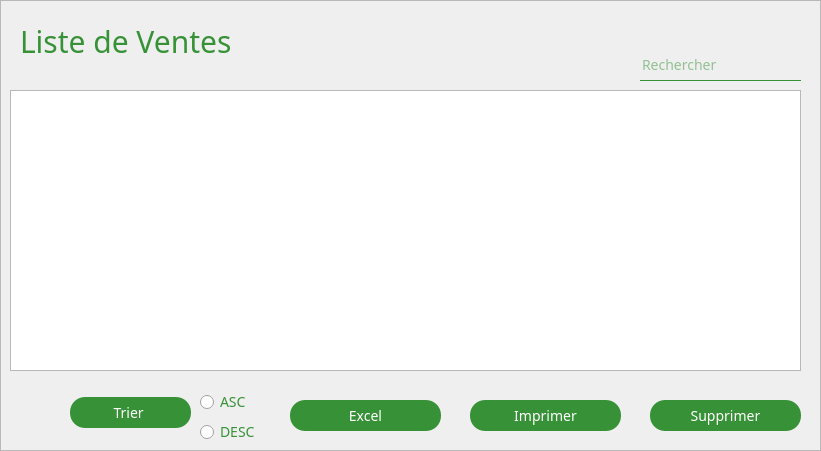
     <widget class="QFrame" name="frame_9">
      <property name="geometry">
       <rect>
        <x>510</x>
        <y>10</y>
        <width>821</width>
        <height>451</height>
       </rect>
      </property>
      <property name="styleSheet">
       <string notr="true"> *{
font-family:century gothic;
color:#379237;
border-color:#379237;
font-size:14px;}
	#frame_9{


font-family:century gothic;
    border: 1px solid #379237;
    border-radius: 30px;
border-color: lightgray;
    margin-top: 0.5em;
background : white;
}
</string>
      </property>
      <property name="frameShape">
       <enum>QFrame::StyledPanel</enum>
      </property>
      <property name="frameShadow">
       <enum>QFrame::Raised</enum>
      </property>
      <widget class="QLabel" name="label_19">
       <property name="geometry">
        <rect>
         <x>20</x>
         <y>20</y>
         <width>271</width>
         <height>41</height>
        </rect>
       </property>
       <property name="styleSheet">
        <string notr="true">*{
font: 40pt  'Oswald';font-size:30px;
color: #379237;
}</string>
       </property>
       <property name="text">
        <string>Liste de Ventes</string>
       </property>
      </widget>
      <widget class="QTableView" name="tab_vente">
       <property name="geometry">
        <rect>
         <x>10</x>
         <y>90</y>
         <width>791</width>
         <height>281</height>
        </rect>
       </property>
       <property name="styleSheet">
        <string notr="true">



QScrollBar:vertical {
    background: rgb(188, 224, 235);
            border: 0px solid #999999;
            width:10px;    

margin: 0px 0px 0px 0px;
}
 QScrollBar::handle:vertical {
    background: rgb(71, 153, 176);
          	border: 0px solid red;
            min-height: 0px;
			border-radius: 8px;

	 }
QScrollBar:horizontal {
    background: rgb(188, 224, 235);
            border: 0px solid #999999;
margin: 0px 0px 0px 0px;

}
 QScrollBar::handle:horizontal {
    background: rgb(71, 153, 176);
                     	border: 0px solid red;
            min-height: 0px;
			border-radius: 8px;
            width:10px;    


 }</string>
       </property>
       <property name="selectionMode">
        <enum>QAbstractItemView::ContiguousSelection</enum>
       </property>
       <property name="selectionBehavior">
        <enum>QAbstractItemView::SelectRows</enum>
       </property>
       <attribute name="horizontalHeaderHighlightSections">
        <bool>false</bool>
       </attribute>
      </widget>
      <widget class="QLineEdit" name="lineEdit_rech">
       <property name="geometry">
        <rect>
         <x>640</x>
         <y>50</y>
         <width>161</width>
         <height>31</height>
        </rect>
       </property>
       <property name="styleSheet">
        <string notr="true">QLineEdit
{
font-family:century gothic;
background:transparent;
border:none;
color:#379237;
border-bottom: 1px solid #379237;

}</string>
       </property>
       <property name="placeholderText">
        <string>Rechercher</string>
       </property>
      </widget>
      <widget class="QLabel" name="label_5">
       <property name="geometry">
        <rect>
         <x>770</x>
         <y>53</y>
         <width>21</width>
         <height>21</height>
        </rect>
       </property>
       <property name="styleSheet">
        <string notr="true"/>
       </property>
       <property name="text">
        <string/>
       </property>
       <property name="pixmap">
        <pixmap resource="resources.qrc">:/img/img/chercher.png</pixmap>
       </property>
       <property name="scaledContents">
        <bool>true</bool>
       </property>
      </widget>
      <widget class="QPushButton" name="pb_supprimer">
       <property name="geometry">
        <rect>
         <x>650</x>
         <y>400</y>
         <width>151</width>
         <height>31</height>
        </rect>
       </property>
       <property name="styleSheet">
        <string notr="true">QPushButton{
background: #379237;
color: white;
border-radius:15px;}  
QPushButton:hover
{
    border: 1px solid #379237;
color:  #379237;
border-radius:15px;
background: white;}  </string>
       </property>
       <property name="text">
        <string>Supprimer</string>
       </property>
      </widget>
      <widget class="QPushButton" name="pb_pdf">
       <property name="geometry">
        <rect>
         <x>470</x>
         <y>400</y>
         <width>151</width>
         <height>31</height>
        </rect>
       </property>
       <property name="styleSheet">
        <string notr="true">QPushButton{
background: #379237;
color: white;
border-radius:15px;}  
QPushButton:hover
{
    border: 1px solid #379237;
color:  #379237;
border-radius:15px;
background: white;}  </string>
       </property>
       <property name="text">
        <string>Imprimer</string>
       </property>
      </widget>
      <widget class="QLabel" name="label_13">
       <property name="geometry">
        <rect>
         <x>10</x>
         <y>390</y>
         <width>51</width>
         <height>51</height>
        </rect>
       </property>
       <property name="text">
        <string/>
       </property>
       <property name="pixmap">
        <pixmap resource="resources.qrc">:/img/img/sort.png</pixmap>
       </property>
       <property name="scaledContents">
        <bool>true</bool>
       </property>
      </widget>
      <widget class="QPushButton" name="pb_excel">
       <property name="geometry">
        <rect>
         <x>290</x>
         <y>400</y>
         <width>151</width>
         <height>31</height>
        </rect>
       </property>
       <property name="styleSheet">
        <string notr="true">QPushButton{
background: #379237;
color: white;
border-radius:15px;}  
QPushButton:hover
{
    border: 1px solid #379237;
color:  #379237;
border-radius:15px;
background: white;}  </string>
       </property>
       <property name="text">
        <string>Excel</string>
       </property>
      </widget>
      <widget class="QPushButton" name="pb_trier">
       <property name="geometry">
        <rect>
         <x>70</x>
         <y>397</y>
         <width>121</width>
         <height>31</height>
        </rect>
       </property>
       <property name="font">
        <font>
         <family>century gothic</family>
         <pointsize>-1</pointsize>
         <weight>50</weight>
         <italic>false</italic>
         <bold>false</bold>
        </font>
       </property>
       <property name="styleSheet">
        <string notr="true">QPushButton{
background: #379237;
color: white;
border-radius:15px;}  
QPushButton:hover
{
    border: 1px solid #379237;
color:  #379237;
border-radius:15px;
background: white;}  </string>
       </property>
       <property name="text">
        <string>Trier </string>
       </property>
      </widget>
      <widget class="QRadioButton" name="croisssant_">
       <property name="geometry">
        <rect>
         <x>200</x>
         <y>390</y>
         <width>61</width>
         <height>24</height>
        </rect>
       </property>
       <property name="font">
        <font>
         <family>century gothic</family>
         <pointsize>-1</pointsize>
         <weight>50</weight>
         <italic>false</italic>
         <bold>false</bold>
        </font>
       </property>
       <property name="text">
        <string>ASC</string>
       </property>
      </widget>
      <widget class="QRadioButton" name="decroissant_">
       <property name="geometry">
        <rect>
         <x>200</x>
         <y>420</y>
         <width>71</width>
         <height>24</height>
        </rect>
       </property>
       <property name="font">
        <font>
         <family>century gothic</family>
         <pointsize>-1</pointsize>
         <weight>50</weight>
         <italic>false</italic>
         <bold>false</bold>
        </font>
       </property>
       <property name="text">
        <string>DESC</string>
       </property>
      </widget>
     </widget>
